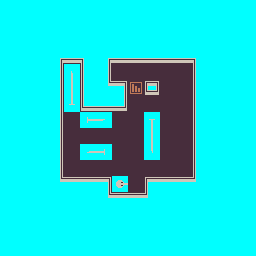

This is a level from a 2D game, rendered from its Tiled map with the project's own tilesets. A one-line summary and the map file follow, with tile-layer data summarised:
An orthogonal 16x16 tile map with 16x16 px tiles, 2 tile layers (BG, Entities), 3 tilesets.

<map version="1.4" tiledversion="1.4.3" orientation="orthogonal" renderorder="right-down" width="16" height="16" tilewidth="16" tileheight="16" infinite="0" nextlayerid="6" nextobjectid="5">
 <editorsettings>
  <export target="level1.json" format="json" />
 </editorsettings>
 <tileset firstgid="1" name="tile_sprites" tilewidth="16" tileheight="16" tilecount="18" columns="3">
  <image source="tile_sprites.png" width="48" height="96" />
 </tileset>
 <tileset firstgid="19" name="entity_sprites" tilewidth="16" tileheight="16" tilecount="10" columns="5">
  <image source="entity_sprites.png" width="80" height="32" />
 </tileset>
 <tileset firstgid="29" name="player_sprites" tilewidth="16" tileheight="16" tilecount="9" columns="3">
  <image source="player_sprites.png" width="48" height="48" />
 </tileset>
 <layer id="2" name="BG" width="16" height="16">
  <data>[256 cells, 256 non-empty, 16 distinct tile ids]</data>
 </layer>
 <layer id="5" name="Entities" width="16" height="16">
  <data>[256 cells, 11 non-empty, 4 distinct tile ids]</data>
 </layer>
</map>
